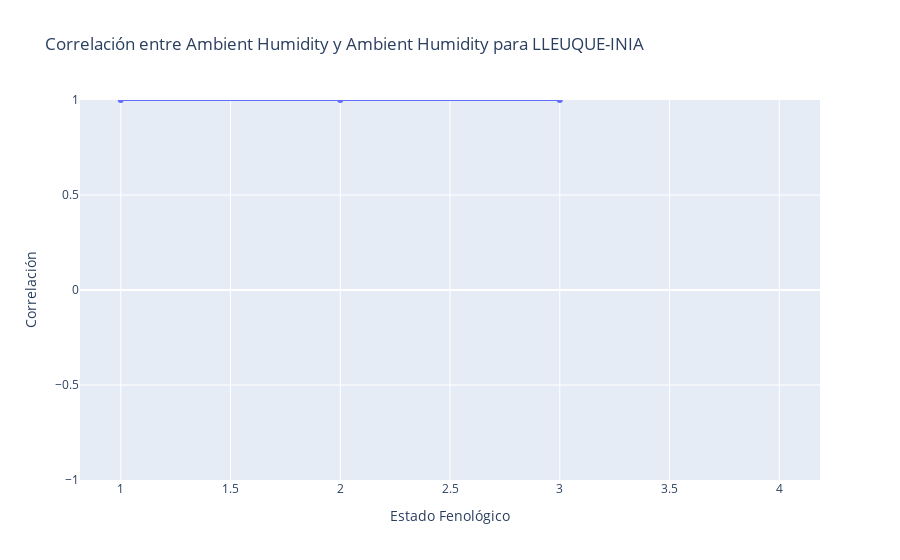

This figure's notebook cell:
### Code cell
import pandas as pd
import plotly.graph_objects as go
from ipywidgets import interact, Dropdown

# Asumiendo que df_tcsc_ps es tu DataFrame y ya está definido.

# Función para calcular y graficar la correlación entre dos columnas seleccionadas para un genotipo específico
def plot_correlation(columna1, columna2, genotipo):
    # Filtrar el DataFrame por el genotipo seleccionado
    df_filtrado = df_tcsc_final[df_tcsc_final['Genotipo'] == genotipo]
    
    # Calcular correlaciones para cada estado fenológico
    correlaciones = []
    estados_fenologicos = sorted(df_filtrado['Estado Fenológico'].unique())
    for estado in estados_fenologicos:
        df_estado = df_filtrado[df_filtrado['Estado Fenológico'] == estado]
        correlacion = df_estado[[columna1, columna2]].corr().iloc[0, 1]
        correlaciones.append(correlacion)
    
    # Crear gráfico de líneas de la correlación a lo largo de los estados fenológicos
    fig = go.Figure(data=go.Scatter(x=estados_fenologicos, y=correlaciones, mode='lines+markers'))
    fig.update_layout(title=f"Correlación entre {columna1} y {columna2} para {genotipo}",
                      xaxis_title='Estado Fenológico',
                      yaxis_title='Correlación',
                      yaxis=dict(range=[-1, 1]))
    fig.show()

# Crear menús desplegables para seleccionar columnas y genotipo
columnas_flotantes = df_tcsc_final.select_dtypes(include=['float64']).columns
genotipos = df_tcsc_final['Genotipo'].unique()

interact(plot_correlation,
         columna1=Dropdown(options=columnas_flotantes),
         columna2=Dropdown(options=columnas_flotantes),
         genotipo=Dropdown(options=genotipos))

### Figure 1 — Plotly figure (JSON) as saved in the notebook; plotly's stock layout.template omitted (floating-point values rounded to 4 significant figures)
{"data": [{"mode": "lines+markers", "type": "scatter", "x": [1, 2, 3, 4], "y": [1, 1, 1, null]}], "layout": {"title": {"text": "Correlación entre Ambient Humidity y Ambient Humidity para LLEUQUE-INIA"}, "xaxis": {"title": {"text": "Estado Fenológico"}}, "yaxis": {"range": [-1, 1], "title": {"text": "Correlación"}}}}
